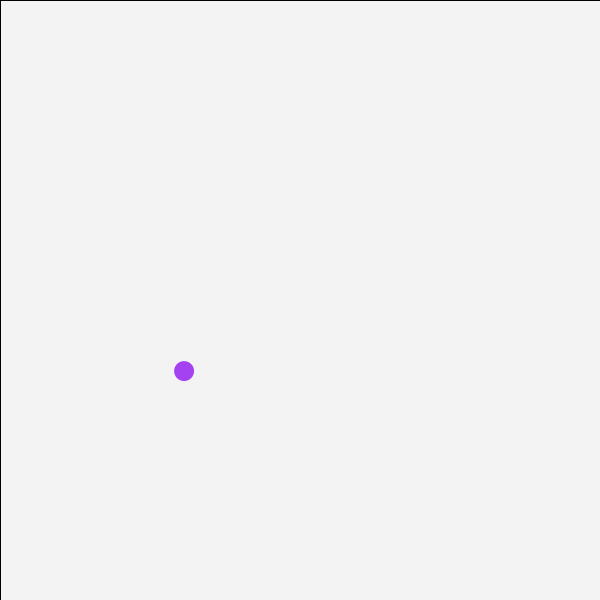
Frame 1 (no input)
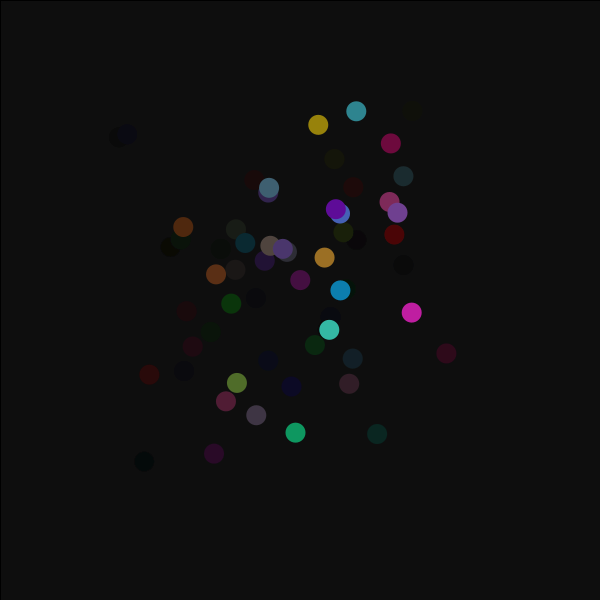
Frame 60 (the mouse pressed at the canvas centre just before this capture)
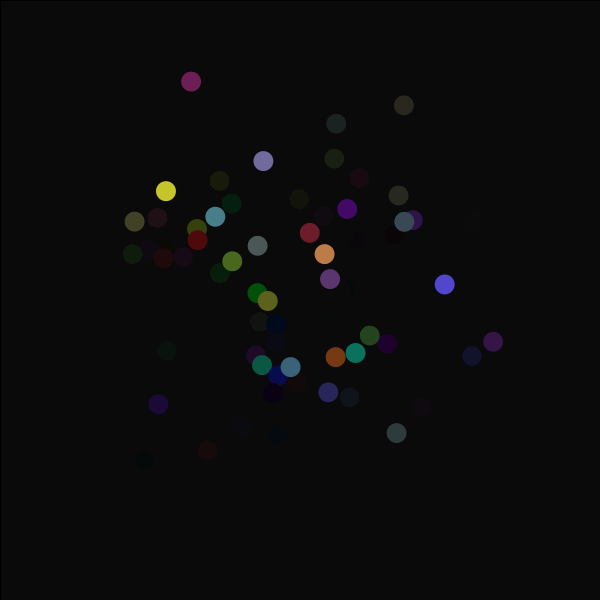
Frame 120 (the mouse held since frame 60 and released just before this capture)

The Processing sketch that drew these frames (run headless with seeded random() and noise(); from frame 60 on, the mouse is pressed at the canvas centre):

// Processing sketch: makeMagic
// ── makeMagic.pde
int counte = 0;

void setup(){
  size(600,600);
background(255, 255, 255);
}

void draw(){
  counte = counte + 1;
  makeMagical();
  if (counte < 300){
    fill(random(255), random(255), random(255));
    ellipse(getWormX(counte), getWormY(counte), 20,20);
  }
}

float frequency = .001;
float noiseInterval = PI;

void makeMagical() {
     fill( 0, 0, 0, 12 );
     rect(0, 0, width, height);
     noStroke();
}

float getWormX(int i) {
     return map(noise(i*noiseInterval + frameCount * frequency), 0, 1, 0, width);
}

float getWormY(int i) {
     return map(noise(i*noiseInterval+1 + frameCount * frequency), 0, 1, 0, height);
}
